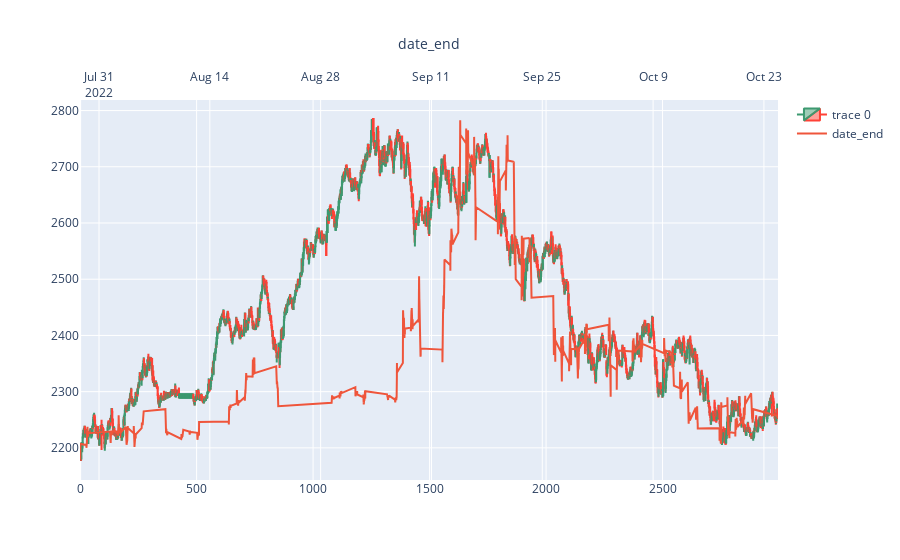

The notebook cell this image was saved under:
### Code cell
plot(x)

### Figure 1 — Plotly figure (JSON) as saved in the notebook; plotly's stock layout.template omitted (floating-point values rounded to 4 significant figures; data arrays with more than 128 entries replaced by an {"elided": "..."} marker saying what was removed)
{"data": [{"close": {"elided": "2996 float values"}, "high": {"elided": "2996 float values"}, "low": {"elided": "2996 float values"}, "open": {"elided": "2996 float values"}, "type": "candlestick", "x": {"elided": "2996 int values"}}, {"name": "date_end", "type": "scatter", "x": {"elided": "2996 str values"}, "xaxis": "x2", "y": {"elided": "2996 float values"}}], "layout": {"xaxis": {"rangeslider": {"visible": false}}, "xaxis2": {"overlaying": "x", "side": "top", "title": {"text": "date_end"}}}}
